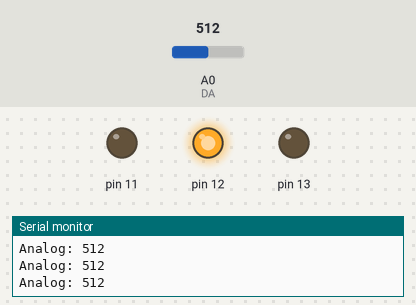
Simulated run of this sketch. Board: Arduino Uno, built with avr-gcc and run on an emulated ATmega328P. On the bench: output pins drawn as LEDs (lit = HIGH), the last lines printed to the serial monitor. Inputs (shaded band) come from the test bench; at power-on: A0 (DA) = 512.

Above: at 1.2 s.
1.3 s: A0 (DA) set to 492
At 2.5 s:
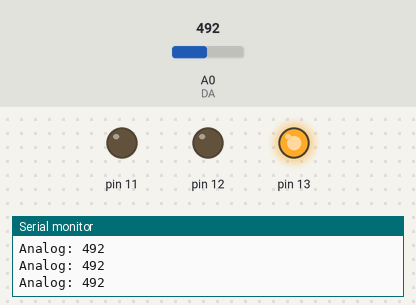
2.8 s: A0 (DA) set to 0
At 3.6 s:
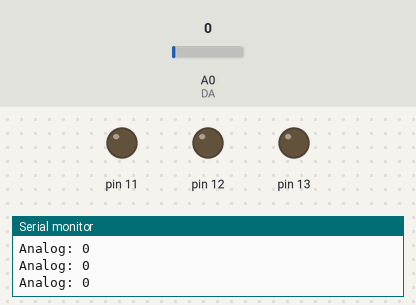
4.3 s: A0 (DA) set to 560
At 4.7 s:
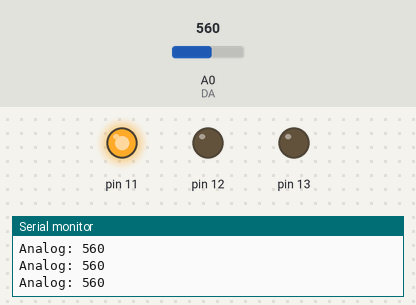
5.8 s: A0 (DA) set to 531
At 6.2 s:
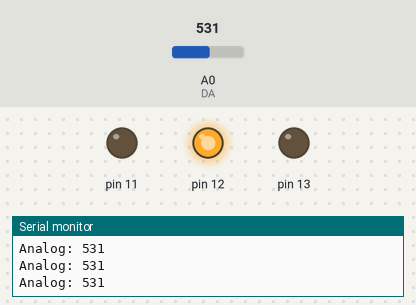
8.8 s: A0 (DA) set to 500
At 9.5 s:
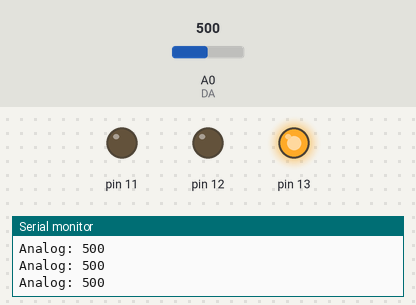
Timing chart, 0 to 11.8 s (numbered marks = the images above; inputs shaded):
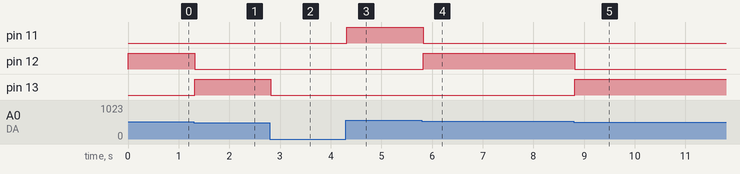

Measured:
- the behaviour switches between 510 and 509 on A0 (DA) (found by bisection; images 0 and 1)
- the behaviour switches between 550 and 549 on A0 (DA) (found by bisection; images 3 and 4)
- after the input at 1.3 s, pin 12: HIGH → LOW at once; pin 13: LOW → HIGH at once
- after the input at 2.8 s, pin 13: HIGH → LOW at once
- after the input at 4.3 s, pin 11: LOW → HIGH at once
- after the input at 5.8 s, pin 11: HIGH → LOW at once; pin 12: LOW → HIGH at once
- after the input at 8.8 s, pin 12: HIGH → LOW at once; pin 13: LOW → HIGH at once

The sketch:

sound_sensor.ino
```cpp
int DA = A0;
int sensorvalue = 0;
int sensorMax = 0;

void setup() {
  Serial.begin(9600);
  pinMode(13, OUTPUT);
  pinMode(12, OUTPUT);
  pinMode(11, OUTPUT);

}
void loop() {

sensorvalue = analogRead(DA);  //Read the analog value
Serial.print("Analog: ");
Serial.print(sensorvalue);  //Print the analog value
Serial.print('\n');
sensorMax = sensorvalue;


  //Serial.print("Digital: ");
  //Serial.println(digitalRead(DO));  //Print the digital value

  if (sensorvalue >= 490 && sensorvalue < 510) { //Compare analog value with threshold
    digitalWrite(13, HIGH);
  }
  else {
    digitalWrite(13, LOW);
  }

  if (sensorvalue >= 510 && sensorvalue < 550) { //Compare analog value with threshold
    digitalWrite(12, HIGH);
  }
  else {
    digitalWrite(12, LOW);
  }

  if (sensorvalue >= 550) { //Compare analog value with threshold
    digitalWrite(11, HIGH);
  }
  else {
    digitalWrite(11, LOW);
  }
}
```
